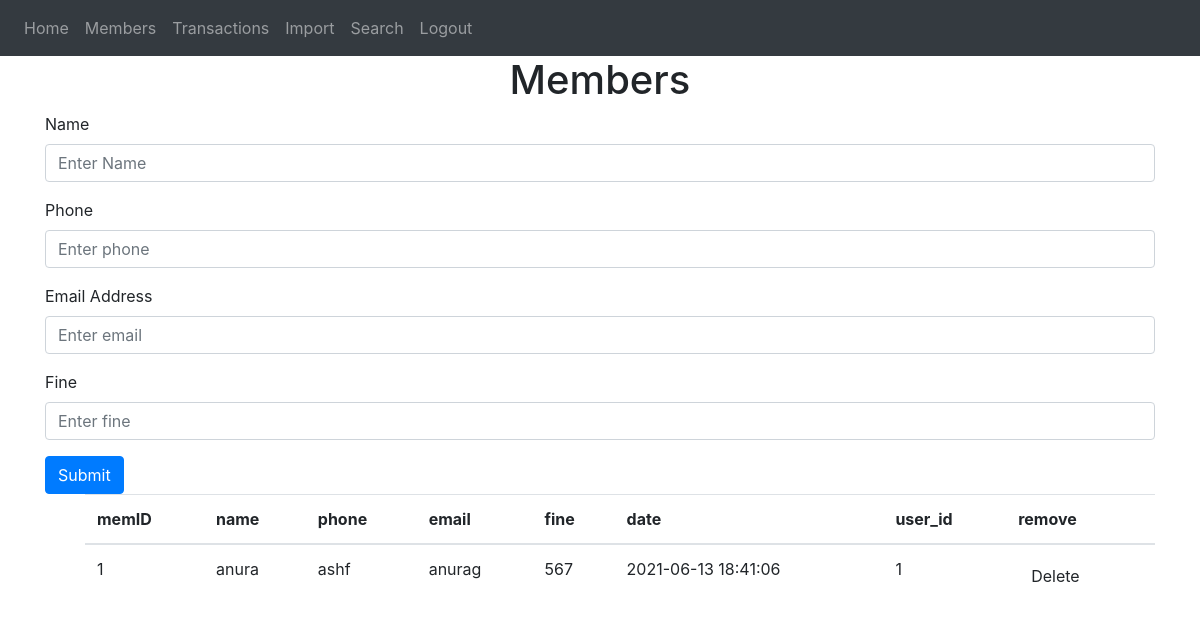
Page /members (signed in) on the earlier database version.
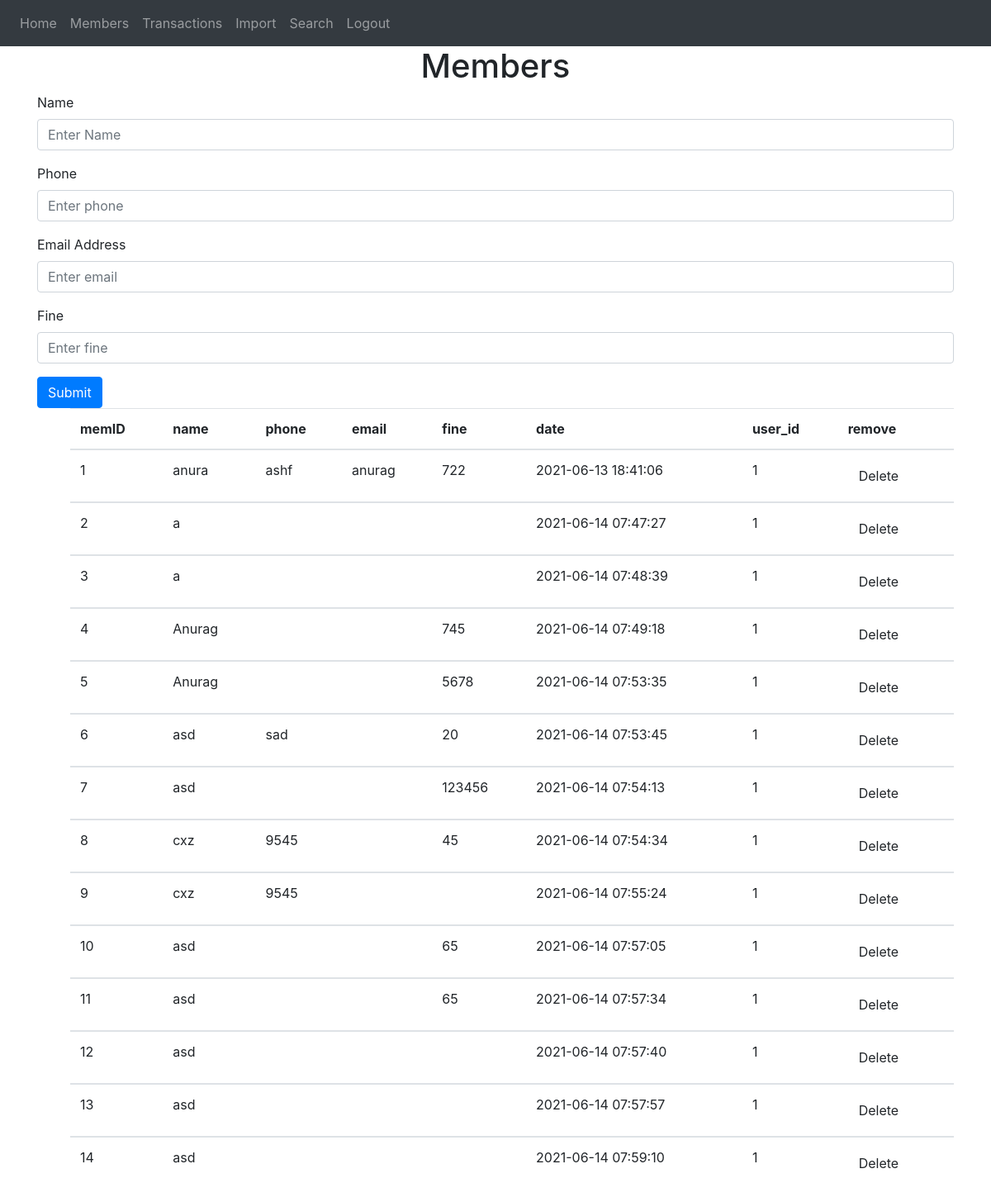
Same page on the later database version.
### manager/models.py (models this page shows)
class Members(db.Model):
    memID = db.Column(db.Integer, primary_key=True)
    name = db.Column(db.String(150))
    phone = db.Column(db.String(150))
    email = db.Column(db.String(150))
    fine = db.Column(db.String(150))
    date = db.Column(db.DateTime(timezone=True), default=func.now())
    user_id = db.Column(db.Integer, db.ForeignKey('user.id'))
    trans = db.relationship('Trans', backref='transfor')

### manager/views.py (the view, shortened to what this page needs)
@views.route('/members', methods=['GET', 'POST'])
@login_required
def members():
    return render_template("members.html", user=current_user)

### manager/__init__.py (called while the page is built)
def create_app():
    app = Flask(__name__)
    app.config['SECRET_KEY'] = 'secretkey'
    app.config['SQLALCHEMY_DATABASE_URI'] = f'sqlite:///{DB_NAME}'
    db.init_app(app)
    from .views import views
    from .operations import operations
    from .auth import auth
    app.register_blueprint(views, url_prefix='/')
    app.register_blueprint(operations, url_prefix='/')
    app.register_blueprint(auth, url_prefix='/')
    from .models import User, Books, Trans, Members
    create_database(app)
    login_manager = LoginManager()
    login_manager.login_view = 'auth.login'
    login_manager.init_app(app)
    @login_manager.user_loader
    def load_user(id):
        return User.query.get(int(id))
    return app

### manager/templates/members.html (shortened to what this page needs)
{% extends "base.html" %} {% block title %}Home{% endblock %} {% block content %}
<h1 align="center">Members</h1>
<form method="POST">
  <div class="form-group">
    <label for="name">Name</label>
    <input type="text" class="form-control" id="name" name="name" placeholder="Enter Name" />
  </div>
  <div class="form-group">
    <label for="tel">Phone</label>
    <input type="tel" class="form-control" id="phone" name="phone" placeholder="Enter phone" />
  </div>
  <div class="form-group">
    <label for="email">Email Address</label>
    <input type="email" class="form-control" id="email" name="email" placeholder="Enter email" />
  </div>
  <div class="form-group">
    <label for="number">Fine</label>
    <input type="number" class="form-control" id="fine" name="fine" placeholder="Enter fine" />
  </div>
  <button type="submit" class="btn btn-primary">Submit</button>
</form>
<ul id="members">
  <table class="table">
    <thead>
      <tr>
        <th>memID</th>
        <th>name</th>
        <th>phone</th>
        <th>email</th>
        <th>fine</th>
        <th>date</th>
        <th>user_id</th>
        <th>remove</th>
      </tr>
    </thead>
    {% for member in user.Members %}
    <tbody>
      <tr>
        <td>{{ member.memID }}</td>
        <td>{{ member.name }}</td>
        <td>{{ member.phone }}</td>
        <td>{{ member.email }}</td>
        <td>{{ member.fine }}</td>
        <td>{{ member.date }}</td>
        <td>{{ member.user_id }}</td>
        <td>
          <form method="post" action="{{ url_for('operations.delete_member', memID=member.memID) }}">
            <input class="btn" type="submit" name="delete" value="Delete">
          </form>
        </td>
      </tr>
    </tbody>
    {% endfor %}
  </table>
</ul>
{% endblock %}

### manager/templates/base.html (shortened to what this page needs)
<!DOCTYPE html>
<html>
<head>
  <link rel="stylesheet" href="https://stackpath.bootstrapcdn.com/bootstrap/4.4.1/css/bootstrap.min.css" />
  <link rel="stylesheet" href="https://stackpath.bootstrapcdn.com/font-awesome/4.7.0/css/font-awesome.min.css" />
</head>
<body>
  <nav class="navbar navbar-expand-lg navbar-dark bg-dark">
    <div class="collapse navbar-collapse" id="navbar">
      <div class="navbar-nav">
        {% if user.is_authenticated %}
        <a class="nav-item nav-link" id="home" href="/">Home</a>
        <a class="nav-item nav-link" id="members" href="/members">Members</a>
        <a class="nav-item nav-link" id="trans" href="/trans">Transactions</a>
        <a class="nav-item nav-link" id="import_api" href="/import_api">Import</a>
        <a class="nav-item nav-link" id="search" href="/search">Search</a>
        <a class="nav-item nav-link" id="logout" href="/logout">Logout</a>
        {% else %}
        <a class="nav-item nav-link" id="login" href="/login">Login</a>
        <a class="nav-item nav-link" id="signUp" href="/sign-up">Sign Up</a>
        {% endif %}
      </div>
    </div>
  </nav>
  <div class="container">{% block content %} {% endblock %}</div>
</body>
</html>

Differences in the rows shown:
changed Members "anura": fine "567" → "722"
added Members: memID "2", name "a", date "2021-06-14 07:47:27", user_id "1"
added Members: memID "3", name "a", date "2021-06-14 07:48:39", user_id "1"
added Members: memID "4", name "Anurag", fine "745", date "2021-06-14 07:49:18", user_id "1"
added Members: memID "5", name "Anurag", fine "5678", date "2021-06-14 07:53:35", user_id "1"
added Members: memID "6", name "asd", phone "sad", fine "20", date "2021-06-14 07:53:45", user_id "1"
added Members: memID "7", name "asd", fine "123456", date "2021-06-14 07:54:13", user_id "1"
added Members: memID "8", name "cxz", phone "9545", fine "45", date "2021-06-14 07:54:34", user_id "1"
added Members: memID "9", name "cxz", phone "9545", date "2021-06-14 07:55:24", user_id "1"
added Members: memID "10", name "asd", fine "65", date "2021-06-14 07:57:05", user_id "1"
added Members: memID "11", name "asd", fine "65", date "2021-06-14 07:57:34", user_id "1"
added Members: memID "12", name "asd", date "2021-06-14 07:57:40", user_id "1"
added Members: memID "13", name "asd", date "2021-06-14 07:57:57", user_id "1"
added Members: memID "14", name "asd", date "2021-06-14 07:59:10", user_id "1"
